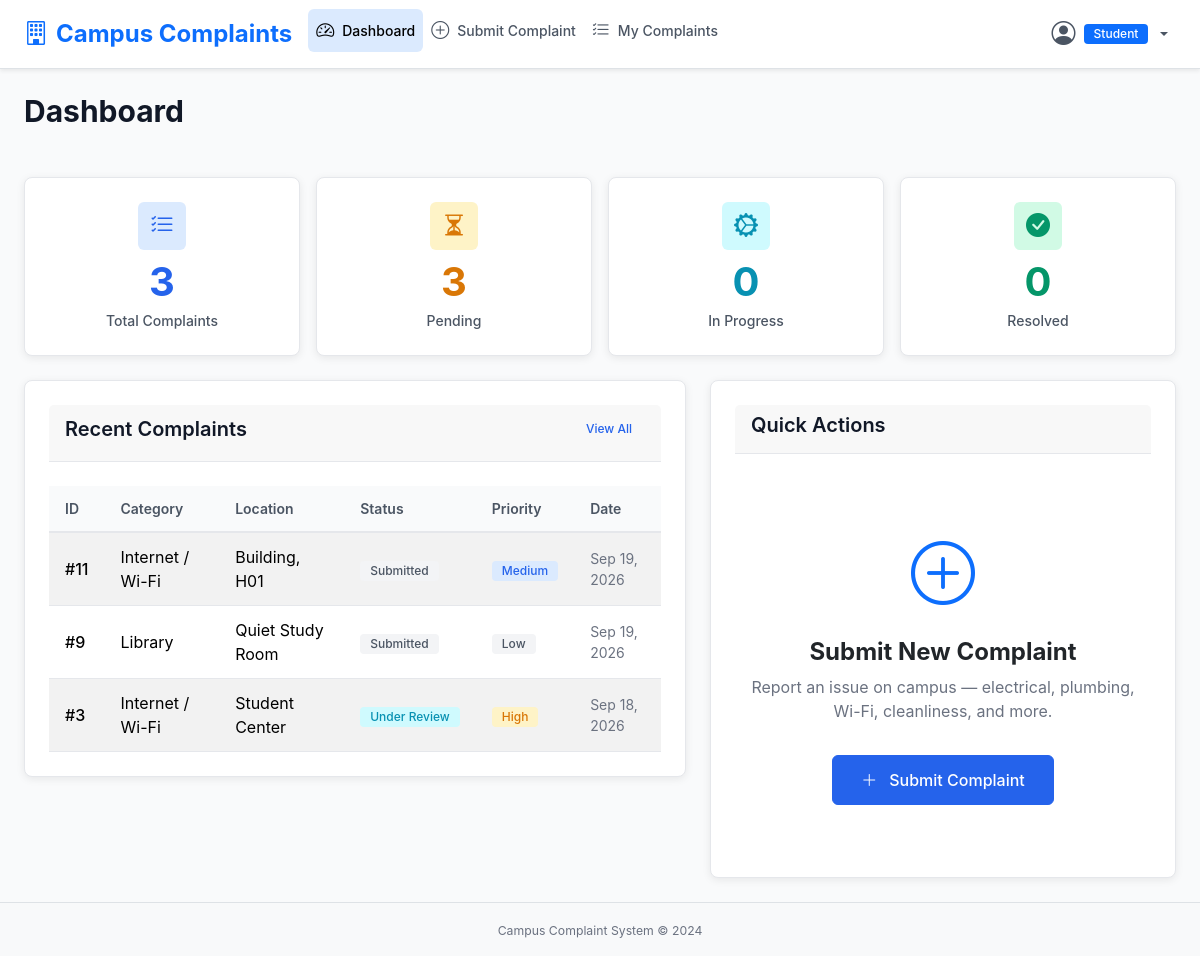
Before: /dashboard (signed in) with the older database file.
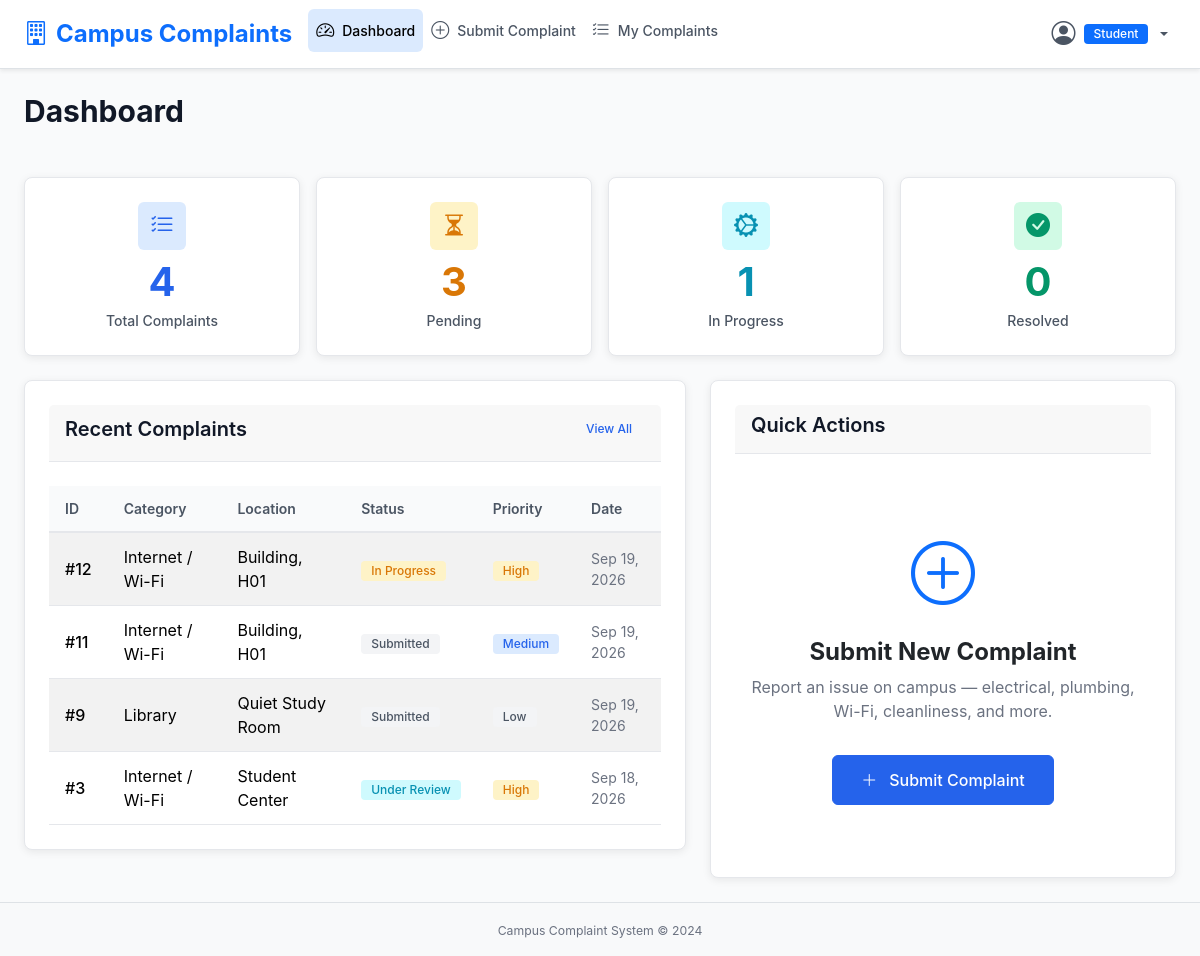
After: the same page with the newer database file.
### models.py (models this page shows, shortened)
class Complaint(db.Model):
    __tablename__ = 'complaint'
    id = db.Column(db.Integer, primary_key=True)
    user_id = db.Column(db.Integer, db.ForeignKey('user.id'), nullable=False)
    category = db.Column(db.String(30), nullable=False)
    location = db.Column(db.String(200), nullable=False)
    description = db.Column(db.Text, nullable=False)
    image_path = db.Column(db.String(300), nullable=True)
    status = db.Column(db.String(20), nullable=False, default='Submitted')
    priority = db.Column(db.String(10), nullable=False, default='Medium')
    admin_remarks = db.Column(db.Text, nullable=True)
    created_at = db.Column(db.DateTime, default=datetime.utcnow)
    updated_at = db.Column(db.DateTime, default=datetime.utcnow, onupdate=datetime.utcnow)
    user = db.relationship('User', backref=db.backref('complaints', lazy=True))
    @property
    def status_badge_class(self):
        mapping = {
            'Submitted': 'badge-secondary',
            'Under Review': 'badge-info',
            'In Progress': 'badge-warning',
            'Resolved': 'badge-success',
            'Rejected': 'badge-danger'
        }
        return mapping.get(self.status, 'badge-secondary')
    @property
    def priority_badge_class(self):
        mapping = {
            'Low': 'badge-secondary',
            'Medium': 'badge-primary',
            'High': 'badge-warning',
            'Critical': 'badge-danger'
        }
        return mapping.get(self.priority, 'badge-secondary')

### app.py (the view)
@app.route('/dashboard')
@login_required
@student_required
def dashboard():
    my_complaints = Complaint.query.filter_by(user_id=current_user.id).order_by(Complaint.created_at.desc()).all()
    total = len(my_complaints)
    pending = len([c for c in my_complaints if c.status in ['Submitted', 'Under Review']])
    in_progress = len([c for c in my_complaints if c.status == 'In Progress'])
    resolved = len([c for c in my_complaints if c.status == 'Resolved'])
    recent_complaints = my_complaints[:5]
    stats = {
        'total': total,
        'pending': pending,
        'in_progress': in_progress,
        'resolved': resolved
    }
    return render_template('student/dashboard.html', stats=stats, recent_complaints=recent_complaints)

### app.py (called while the page is built)
@login_manager.user_loader
def load_user(user_id):
    return User.query.get(int(user_id))

def student_required(f):
    @wraps(f)
    def decorated_function(*args, **kwargs):
        if not current_user.is_authenticated or not current_user.is_student():
            flash('Student access required.', 'error')
            return redirect(url_for('login'))
        return f(*args, **kwargs)
    return decorated_function

### models.py (called while the page is built)
    def is_admin(self):
        return self.role == 'admin'

    def is_student(self):
        return self.role == 'student'

    @property
    def is_active(self):
        return True

### templates/student/dashboard.html (shortened to what this page needs)
{% extends "student/base.html" %}
{% block content %}
<div class="d-flex justify-content-between align-items-center mb-4">
    <h1 class="page-title">Dashboard</h1>
</div>
<div class="row g-3 mb-4">
    <div class="col-12 col-sm-6 col-xl-3">
        <div class="stat-card stat-card-primary">
            <div class="stat-icon"><i class="bi bi-list-check"></i></div>
            <div class="stat-number">{{ stats.total }}</div>
            <div class="stat-label">Total Complaints</div>
        </div>
    </div>
    <div class="col-12 col-sm-6 col-xl-3">
        <div class="stat-card stat-card-warning">
            <div class="stat-icon"><i class="bi bi-hourglass-split"></i></div>
            <div class="stat-number">{{ stats.pending }}</div>
            <div class="stat-label">Pending</div>
        </div>
    </div>
    <div class="col-12 col-sm-6 col-xl-3">
        <div class="stat-card stat-card-info">
            <div class="stat-icon"><i class="bi bi-gear-wide-connected"></i></div>
            <div class="stat-number">{{ stats.in_progress }}</div>
            <div class="stat-label">In Progress</div>
        </div>
    </div>
    <div class="col-12 col-sm-6 col-xl-3">
        <div class="stat-card stat-card-success">
            <div class="stat-icon"><i class="bi bi-check-circle-fill"></i></div>
            <div class="stat-number">{{ stats.resolved }}</div>
            <div class="stat-label">Resolved</div>
        </div>
    </div>
</div>
<div class="row g-4">
    <div class="col-12 col-lg-7">
        <div class="card">
            <div class="card-header d-flex justify-content-between align-items-center">
                <h3 class="card-title mb-0">Recent Complaints</h3>
                <a href="{{ url_for('my_complaints') }}" class="btn btn-sm btn-ghost">View All</a>
            </div>
            <div class="card-body p-0">
                {% if recent_complaints %}
                <div class="table-responsive">
                    <table class="table table-striped mb-0">
                        <thead>
                            <tr>
                                <th>ID</th>
                                <th>Category</th>
                                <th>Location</th>
                                <th>Status</th>
                                <th>Priority</th>
                                <th>Date</th>
                            </tr>
                        </thead>
                        <tbody>
                            {% for complaint in recent_complaints %}
                            <tr>
                                <td class="fw-medium">#{{ complaint.id }}</td>
                                <td>{{ complaint.category }}</td>
                                <td>{{ complaint.location }}</td>
                                <td><span class="badge {{ complaint.status_badge_class }}">{{ complaint.status }}</span></td>
                                <td><span class="badge {{ complaint.priority_badge_class }}">{{ complaint.priority }}</span></td>
                                <td class="text-sm text-muted">{{ complaint.created_at.strftime('%b %d, %Y') }}</td>
                            </tr>
                            {% endfor %}
                        </tbody>
                    </table>
                </div>
                {% endif %}
            </div>
        </div>
    </div>
    <div class="col-12 col-lg-5">
        <div class="card h-100">
            <div class="card-header">
                <h3 class="card-title mb-0">Quick Actions</h3>
            </div>
            <div class="card-body text-center py-5">
                <i class="bi bi-plus-circle text-primary" style="font-size: 4rem;"></i>
                <h4 class="mt-3 fw-bold">Submit New Complaint</h4>
                <p class="text-muted">Report an issue on campus — electrical, plumbing, Wi-Fi, cleanliness, and more.</p>
                <a href="{{ url_for('submit_complaint') }}" class="btn btn-primary btn-lg mt-3">
                    <i class="bi bi-plus-lg me-2"></i>Submit Complaint
                </a>
            </div>
        </div>
    </div>
</div>
{% endblock %}

Changed rows visible on the page:
added Complaint: id "12", category "Internet / Wi-Fi", location "Building, H01", status "In Progress", priority "High", created_at "Sep 19, 2026"
Other visible differences:
{{ stats.total }}: "3" → "4"
{{ stats.in_progress }}: "0" → "1"
